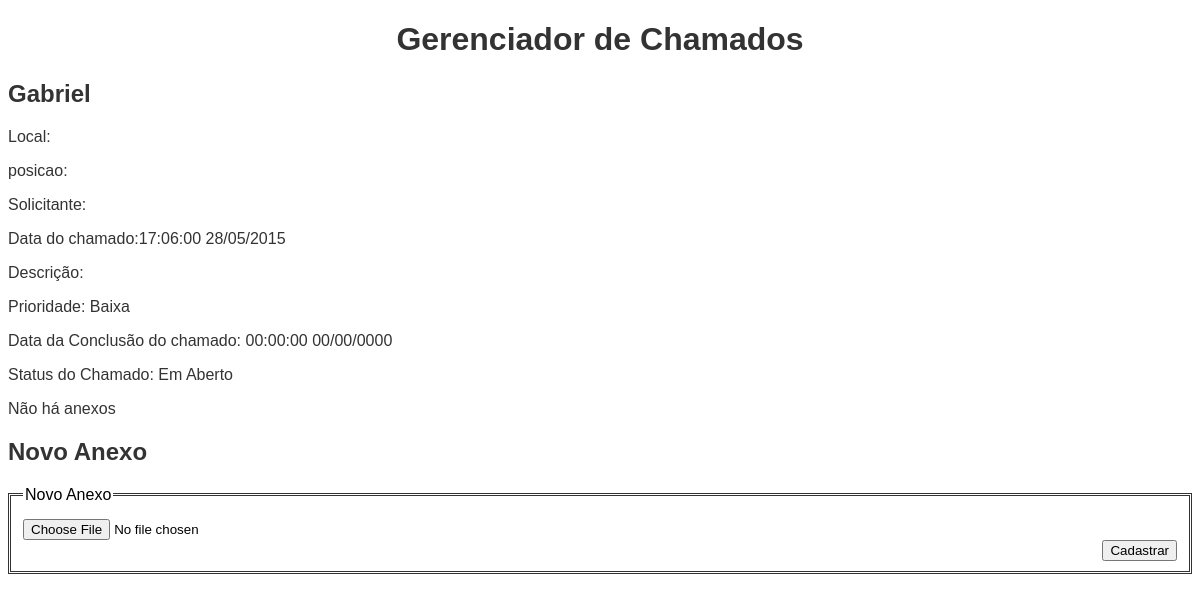
The page /tarefa.php?id=29 on the database its author committed.
### tables this page shows
CREATE TABLE IF NOT EXISTS `chamados` (
`id` int(9) NOT NULL,
  `evento` varchar(150) NOT NULL,
  `local` varchar(150) NOT NULL,
  `posicao` varchar(100) NOT NULL,
  `solicitante` varchar(100) NOT NULL,
  `data_inicio` date NOT NULL,
  `hora_inicio` time NOT NULL,
  `descricao` text NOT NULL,
  `prioridade` int(1) NOT NULL,
  `data_final` date NOT NULL,
  `hora_final` time NOT NULL,
  `concluido` tinyint(1) NOT NULL
);

### tarefa.php (called while the page is built, shortened)
<?php
include "banco.php";
include "ajudantes.php";
$chamado = buscar_tarefa($conexao, $_GET['id']);
$anexos = buscar_anexos($conexao, $_GET['id']);
include "template_chamado.php";

### banco.php (called while the page is built, shortened)
<?php
function buscar_tarefa($conexao, $id){
    $sqlBusca = 'SELECT * FROM chamados WHERE id= '. $id;
    $resultado = mysqli_query($conexao, $sqlBusca);
    return mysqli_fetch_assoc($resultado);
    var_dump(mysqli_bind_result($resultado));
}
function buscar_anexos($conexao, $id_chamado){
    $sqlBusca = "SELECT * FROM anexos WHERE id_chamado={$id_chamado}";
    $resultado = mysqli_query($conexao, $sqlBusca);
    $anexos = array();
    return $anexos;
}

### ajudantes.php (called while the page is built, shortened)
<?php
function traduzPrioridade($codigo){
	$prioridade='';
	switch($codigo) {
		case 1:
			$prioridade = 'Baixa';
		break;
	}
	return $prioridade;
}
function traduzConcluido($codigo){
	$concluido='';
	switch($codigo) {
		case 1:
			$concluido = 'Em Aberto';
		break;
	}
	return $concluido;
}
function exibeData($data){
	if( $data == '' or $data == '00-00-0000'){
		return "";
	} else {
		$dados = explode('-',$data);
		$nova_data = "{$dados[2]}/{$dados[1]}/{$dados[0]}";
		return $nova_data;
	}
}

### template_chamado.php (the view, shortened to what this page needs)
<!DOCTYPE html>
<html lang="en">
<head>
	<link rel="stylesheet" type="text/css" href="css/default.css">
</head>
<body>
	<h1>Gerenciador de Chamados</h1>
	<h2><?php echo $chamado['evento']; ?></h2>
	<p>Local: <?php echo $chamado['local']; ?></p>
	<p>posicao: <?php echo $chamado['posicao']; ?></p>
	<p>Solicitante: <?php echo $chamado['solicitante']; ?></p>
	<p>Data do chamado:<?php echo $chamado['hora_inicio']." ".exibeData($chamado['data_inicio']); ?></p>
	<p>Descrição: <?php echo nl2br($chamado['descricao']); ?></p>
	<p>Prioridade: <?php echo traduzPrioridade($chamado['prioridade']); ?></p>
	<p>Data da Conclusão do chamado: <?php echo $chamado['hora_final']." ".exibeData($chamado['data_final']); ?></p>
	<p>Status do Chamado: <?php echo traduzConcluido($chamado['concluido']); ?></p>
	<?php if (count($anexos)>0): ?>
		<h2>Anexos</h2>
		<table>
			<tr>
				<th>Nome</th>
				<th>Baixar</th>
			</tr>
			<?php foreach ($anexos as $anexo) :?>
			<tr>
				<td><?php echo $anexo['nome'];?></td>
				<td><a href=anexos/<?php echo $anexo['nome']; ?>>Download</a>|<a href=remover_anexo.php?id=<?php echo $anexo['id']; ?>&id_pagina=<?php echo $_GET['id']; ?>>Remover</a></td>
			<?php endforeach; ?>
		</table>
	<?php else:?>
		<p>Não há anexos</p>
	<?php endif; ?>
	<h2>Novo Anexo	</h2>
	<form method="post" enctype="multipart/form-data">
		<fieldset>
			<legend>Novo Anexo</legend>
				<label for="">
					<input type="file" name="anexo">
				</label>
			<input type="submit" value="Cadastrar">
		</fieldset>
	</form>
</body>
</html>

### css/default.css (style rules this page uses)
body { font-family: Sans-serif; color: #333; }
h1 { text-align: center; }
fieldset { border: 3px double #333; color: #000; margin: 10px 0 0 0; }
label { display: block; margin: 10px 0 0 0; }
input[type=submit] { float: right; clear: both; }

### rows shown on the page
chamados: evento "Gabriel", hora_inicio "17:06:00", data_inicio "28/05/2015", prioridade "Baixa", hora_final "00:00:00", data_final "00/00/0000", concluido "Em Aberto"
